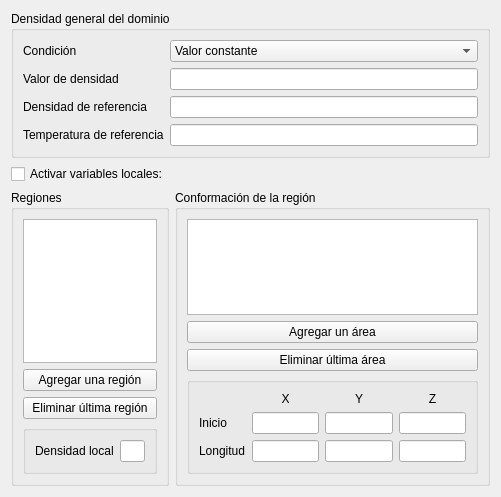
<?xml version="1.0" encoding="UTF-8"?>
<ui version="4.0">
 <class>densidad_window</class>
 <widget class="QWidget" name="densidad_window">
  <property name="geometry">
   <rect>
    <x>0</x>
    <y>0</y>
    <width>501</width>
    <height>497</height>
   </rect>
  </property>
  <property name="windowTitle">
   <string>Densidad - PrePRODIC3D</string>
  </property>
  <property name="windowIcon">
   <iconset resource="../../Recursos/recursos.qrc">
    <normaloff>:/Icon/icon/prodic_icon.jpg</normaloff>:/Icon/icon/prodic_icon.jpg</iconset>
  </property>
  <layout class="QGridLayout" name="gridLayout_2">
   <item row="2" column="0">
    <widget class="QGroupBox" name="groupBox_2">
     <property name="title">
      <string>Regiones</string>
     </property>
     <layout class="QVBoxLayout" name="verticalLayout">
      <item>
       <widget class="QListWidget" name="listWidget"/>
      </item>
      <item>
       <widget class="QPushButton" name="pushButton">
        <property name="text">
         <string>Agregar una región</string>
        </property>
       </widget>
      </item>
      <item>
       <widget class="QPushButton" name="pushButton_3">
        <property name="text">
         <string>Eliminar última región</string>
        </property>
       </widget>
      </item>
      <item>
       <widget class="QGroupBox" name="groupBox_5">
        <property name="title">
         <string/>
        </property>
        <layout class="QHBoxLayout" name="horizontalLayout">
         <item>
          <widget class="QLabel" name="label_5">
           <property name="text">
            <string>Densidad local</string>
           </property>
          </widget>
         </item>
         <item>
          <widget class="QLineEdit" name="lineEdit_4"/>
         </item>
        </layout>
       </widget>
      </item>
     </layout>
    </widget>
   </item>
   <item row="2" column="1">
    <widget class="QGroupBox" name="groupBox_3">
     <property name="title">
      <string>Conformación de la región</string>
     </property>
     <layout class="QVBoxLayout" name="verticalLayout_2">
      <item>
       <widget class="QListWidget" name="listWidget_2"/>
      </item>
      <item>
       <widget class="QPushButton" name="pushButton_2">
        <property name="text">
         <string>Agregar un área</string>
        </property>
       </widget>
      </item>
      <item>
       <widget class="QPushButton" name="pushButton_4">
        <property name="text">
         <string>Eliminar última área</string>
        </property>
       </widget>
      </item>
      <item>
       <widget class="QGroupBox" name="groupBox_4">
        <property name="title">
         <string/>
        </property>
        <layout class="QGridLayout" name="gridLayout">
         <item row="0" column="1">
          <widget class="QLabel" name="label_8">
           <property name="text">
            <string>X</string>
           </property>
           <property name="alignment">
            <set>Qt::AlignCenter</set>
           </property>
          </widget>
         </item>
         <item row="0" column="2">
          <widget class="QLabel" name="label_9">
           <property name="text">
            <string>Y</string>
           </property>
           <property name="alignment">
            <set>Qt::AlignCenter</set>
           </property>
          </widget>
         </item>
         <item row="0" column="3">
          <widget class="QLabel" name="label_10">
           <property name="text">
            <string>Z</string>
           </property>
           <property name="alignment">
            <set>Qt::AlignCenter</set>
           </property>
          </widget>
         </item>
         <item row="1" column="0">
          <widget class="QLabel" name="label_6">
           <property name="text">
            <string>Inicio</string>
           </property>
          </widget>
         </item>
         <item row="1" column="1">
          <widget class="QLineEdit" name="lineEdit_5"/>
         </item>
         <item row="1" column="2">
          <widget class="QLineEdit" name="lineEdit_6"/>
         </item>
         <item row="1" column="3">
          <widget class="QLineEdit" name="lineEdit_10"/>
         </item>
         <item row="2" column="0">
          <widget class="QLabel" name="label_7">
           <property name="text">
            <string>Longitud</string>
           </property>
          </widget>
         </item>
         <item row="2" column="1">
          <widget class="QLineEdit" name="lineEdit_7"/>
         </item>
         <item row="2" column="2">
          <widget class="QLineEdit" name="lineEdit_8"/>
         </item>
         <item row="2" column="3">
          <widget class="QLineEdit" name="lineEdit_9"/>
         </item>
        </layout>
       </widget>
      </item>
     </layout>
    </widget>
   </item>
   <item row="0" column="0" colspan="2">
    <widget class="QGroupBox" name="groupBox">
     <property name="title">
      <string>Densidad general del dominio</string>
     </property>
     <layout class="QFormLayout" name="formLayout">
      <item row="3" column="0">
       <widget class="QLabel" name="label_2">
        <property name="text">
         <string>Valor de densidad</string>
        </property>
       </widget>
      </item>
      <item row="3" column="1">
       <widget class="QLineEdit" name="lineEdit"/>
      </item>
      <item row="4" column="0">
       <widget class="QLabel" name="label_3">
        <property name="text">
         <string>Densidad de referencia</string>
        </property>
       </widget>
      </item>
      <item row="4" column="1">
       <widget class="QLineEdit" name="lineEdit_2"/>
      </item>
      <item row="5" column="0">
       <widget class="QLabel" name="label_4">
        <property name="text">
         <string>Temperatura de referencia</string>
        </property>
       </widget>
      </item>
      <item row="5" column="1">
       <widget class="QLineEdit" name="lineEdit_3"/>
      </item>
      <item row="0" column="0">
       <widget class="QLabel" name="label">
        <property name="text">
         <string>Condición</string>
        </property>
       </widget>
      </item>
      <item row="0" column="1">
       <widget class="QComboBox" name="comboBox">
        <item>
         <property name="text">
          <string>Valor constante</string>
         </property>
        </item>
        <item>
         <property name="text">
          <string>Dependiente de la temperatura</string>
         </property>
        </item>
       </widget>
      </item>
     </layout>
    </widget>
   </item>
   <item row="1" column="0" colspan="2">
    <widget class="QCheckBox" name="checkBox">
     <property name="contextMenuPolicy">
      <enum>Qt::CustomContextMenu</enum>
     </property>
     <property name="layoutDirection">
      <enum>Qt::LeftToRight</enum>
     </property>
     <property name="text">
      <string>Activar variables locales:</string>
     </property>
     <property name="tristate">
      <bool>false</bool>
     </property>
    </widget>
   </item>
  </layout>
 </widget>
 <resources>
  <include location="../../Recursos/recursos.qrc"/>
 </resources>
 <connections/>
</ui>
